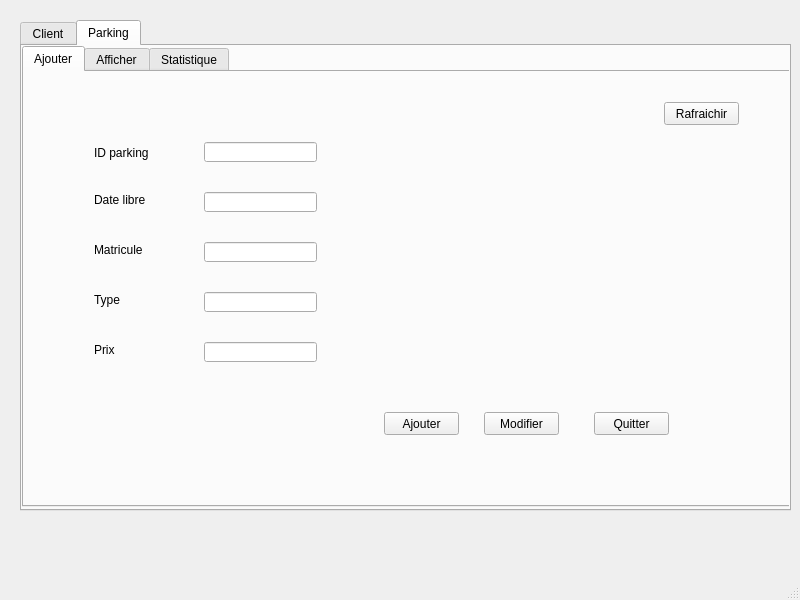
<?xml version="1.0" encoding="UTF-8"?>
<ui version="4.0">
 <class>MainWindow</class>
 <widget class="QMainWindow" name="MainWindow">
  <property name="geometry">
   <rect>
    <x>0</x>
    <y>0</y>
    <width>800</width>
    <height>600</height>
   </rect>
  </property>
  <property name="windowTitle">
   <string>MainWindow</string>
  </property>
  <widget class="QWidget" name="centralwidget">
   <widget class="QTabWidget" name="tabWidget">
    <property name="geometry">
     <rect>
      <x>20</x>
      <y>20</y>
      <width>771</width>
      <height>491</height>
     </rect>
    </property>
    <property name="currentIndex">
     <number>1</number>
    </property>
    <widget class="QWidget" name="tab_employee">
     <attribute name="title">
      <string>Client</string>
     </attribute>
     <widget class="QTabWidget" name="tabWidget_2">
      <property name="geometry">
       <rect>
        <x>0</x>
        <y>0</y>
        <width>771</width>
        <height>461</height>
       </rect>
      </property>
      <property name="currentIndex">
       <number>0</number>
      </property>
      <widget class="QWidget" name="tab_ajouter_emp">
       <attribute name="title">
        <string>Ajouter</string>
       </attribute>
       <widget class="QLabel" name="label_id_c">
        <property name="geometry">
         <rect>
          <x>40</x>
          <y>30</y>
          <width>47</width>
          <height>13</height>
         </rect>
        </property>
        <property name="text">
         <string>ID</string>
        </property>
       </widget>
       <widget class="QLabel" name="label_cin_c">
        <property name="geometry">
         <rect>
          <x>40</x>
          <y>80</y>
          <width>47</width>
          <height>13</height>
         </rect>
        </property>
        <property name="text">
         <string>CIN</string>
        </property>
       </widget>
       <widget class="QLabel" name="label_nom_c">
        <property name="geometry">
         <rect>
          <x>40</x>
          <y>130</y>
          <width>47</width>
          <height>13</height>
         </rect>
        </property>
        <property name="text">
         <string>NOM</string>
        </property>
       </widget>
       <widget class="QLabel" name="label_prenom_c">
        <property name="geometry">
         <rect>
          <x>40</x>
          <y>180</y>
          <width>71</width>
          <height>16</height>
         </rect>
        </property>
        <property name="text">
         <string>PRENOM</string>
        </property>
       </widget>
       <widget class="QLabel" name="label_tel_c">
        <property name="geometry">
         <rect>
          <x>40</x>
          <y>230</y>
          <width>81</width>
          <height>16</height>
         </rect>
        </property>
        <property name="text">
         <string>MATRICULE</string>
        </property>
       </widget>
       <widget class="QLineEdit" name="lineEdit_id_c">
        <property name="geometry">
         <rect>
          <x>150</x>
          <y>30</y>
          <width>113</width>
          <height>20</height>
         </rect>
        </property>
       </widget>
       <widget class="QLineEdit" name="lineEdit_cin_c">
        <property name="geometry">
         <rect>
          <x>150</x>
          <y>80</y>
          <width>113</width>
          <height>20</height>
         </rect>
        </property>
        <property name="maxLength">
         <number>8</number>
        </property>
       </widget>
       <widget class="QLineEdit" name="lineEdit_nom_c">
        <property name="geometry">
         <rect>
          <x>150</x>
          <y>130</y>
          <width>113</width>
          <height>20</height>
         </rect>
        </property>
       </widget>
       <widget class="QLineEdit" name="lineEdit_prenom_c">
        <property name="geometry">
         <rect>
          <x>150</x>
          <y>180</y>
          <width>113</width>
          <height>20</height>
         </rect>
        </property>
       </widget>
       <widget class="QLineEdit" name="lineEdit_matricule_c">
        <property name="geometry">
         <rect>
          <x>150</x>
          <y>230</y>
          <width>113</width>
          <height>20</height>
         </rect>
        </property>
       </widget>
       <widget class="QPushButton" name="pushButton_ajouter_c">
        <property name="geometry">
         <rect>
          <x>370</x>
          <y>280</y>
          <width>75</width>
          <height>23</height>
         </rect>
        </property>
        <property name="text">
         <string>Ajouter</string>
        </property>
       </widget>
       <widget class="QPushButton" name="pushButton_quitter">
        <property name="geometry">
         <rect>
          <x>550</x>
          <y>280</y>
          <width>75</width>
          <height>23</height>
         </rect>
        </property>
        <property name="text">
         <string>Quitter</string>
        </property>
       </widget>
       <widget class="QPushButton" name="pushButton_modifier_c">
        <property name="geometry">
         <rect>
          <x>460</x>
          <y>280</y>
          <width>75</width>
          <height>23</height>
         </rect>
        </property>
        <property name="text">
         <string>Modifier</string>
        </property>
       </widget>
       <widget class="QPushButton" name="pushButton_rafraichir_c">
        <property name="geometry">
         <rect>
          <x>560</x>
          <y>10</y>
          <width>75</width>
          <height>23</height>
         </rect>
        </property>
        <property name="text">
         <string>Rafraichir</string>
        </property>
       </widget>
       <widget class="QLineEdit" name="lineEdit_email_c">
        <property name="geometry">
         <rect>
          <x>150</x>
          <y>280</y>
          <width>113</width>
          <height>20</height>
         </rect>
        </property>
       </widget>
       <widget class="QLabel" name="label_adresse_c">
        <property name="geometry">
         <rect>
          <x>40</x>
          <y>280</y>
          <width>47</width>
          <height>13</height>
         </rect>
        </property>
        <property name="text">
         <string>EMAIL</string>
        </property>
       </widget>
      </widget>
      <widget class="QWidget" name="tab_afficher_emp">
       <attribute name="title">
        <string>Afficher</string>
       </attribute>
       <widget class="QTableView" name="tableView">
        <property name="geometry">
         <rect>
          <x>10</x>
          <y>40</y>
          <width>641</width>
          <height>301</height>
         </rect>
        </property>
       </widget>
       <widget class="QPushButton" name="pushButton_supprimer_c">
        <property name="geometry">
         <rect>
          <x>680</x>
          <y>320</y>
          <width>75</width>
          <height>23</height>
         </rect>
        </property>
        <property name="text">
         <string>Supprimer</string>
        </property>
       </widget>
       <widget class="QPushButton" name="pushButton_rafraichir">
        <property name="geometry">
         <rect>
          <x>680</x>
          <y>10</y>
          <width>75</width>
          <height>23</height>
         </rect>
        </property>
        <property name="text">
         <string>Rafraichir</string>
        </property>
       </widget>
       <widget class="QPushButton" name="pushButton_2_quitter">
        <property name="geometry">
         <rect>
          <x>680</x>
          <y>360</y>
          <width>75</width>
          <height>23</height>
         </rect>
        </property>
        <property name="text">
         <string>Quitter</string>
        </property>
       </widget>
       <widget class="QPushButton" name="pushButton_tri_id">
        <property name="geometry">
         <rect>
          <x>40</x>
          <y>10</y>
          <width>75</width>
          <height>23</height>
         </rect>
        </property>
        <property name="text">
         <string>Tri par ID</string>
        </property>
       </widget>
       <widget class="QPushButton" name="pushButton_tri_nom">
        <property name="geometry">
         <rect>
          <x>124</x>
          <y>10</y>
          <width>91</width>
          <height>23</height>
         </rect>
        </property>
        <property name="text">
         <string>Tri par nom</string>
        </property>
       </widget>
       <widget class="QPushButton" name="pushButton_tri_prenom">
        <property name="geometry">
         <rect>
          <x>220</x>
          <y>10</y>
          <width>111</width>
          <height>23</height>
         </rect>
        </property>
        <property name="text">
         <string>Tri par prenom</string>
        </property>
       </widget>
       <widget class="QLineEdit" name="lineEdit_chercher_cin">
        <property name="geometry">
         <rect>
          <x>10</x>
          <y>360</y>
          <width>113</width>
          <height>20</height>
         </rect>
        </property>
       </widget>
       <widget class="QPushButton" name="pushButton">
        <property name="geometry">
         <rect>
          <x>130</x>
          <y>360</y>
          <width>171</width>
          <height>23</height>
         </rect>
        </property>
        <property name="text">
         <string>Chercher par matricule</string>
        </property>
       </widget>
       <widget class="QLineEdit" name="lineEdit_chercher_email">
        <property name="geometry">
         <rect>
          <x>310</x>
          <y>360</y>
          <width>151</width>
          <height>20</height>
         </rect>
        </property>
       </widget>
       <widget class="QPushButton" name="pushButton_chercher_adresse">
        <property name="geometry">
         <rect>
          <x>470</x>
          <y>360</y>
          <width>171</width>
          <height>23</height>
         </rect>
        </property>
        <property name="text">
         <string>Chercher par email</string>
        </property>
       </widget>
       <widget class="QPushButton" name="pushButton_pdf">
        <property name="geometry">
         <rect>
          <x>680</x>
          <y>50</y>
          <width>75</width>
          <height>23</height>
         </rect>
        </property>
        <property name="text">
         <string>PDF</string>
        </property>
       </widget>
      </widget>
      <widget class="QWidget" name="tab">
       <attribute name="title">
        <string>Mail</string>
       </attribute>
       <widget class="QLineEdit" name="lineEdit_mail">
        <property name="geometry">
         <rect>
          <x>220</x>
          <y>70</y>
          <width>281</width>
          <height>28</height>
         </rect>
        </property>
       </widget>
       <widget class="QLineEdit" name="subject">
        <property name="geometry">
         <rect>
          <x>220</x>
          <y>130</y>
          <width>281</width>
          <height>28</height>
         </rect>
        </property>
       </widget>
       <widget class="QTextEdit" name="msg">
        <property name="geometry">
         <rect>
          <x>220</x>
          <y>210</y>
          <width>281</width>
          <height>85</height>
         </rect>
        </property>
       </widget>
       <widget class="QLabel" name="label">
        <property name="geometry">
         <rect>
          <x>110</x>
          <y>70</y>
          <width>63</width>
          <height>20</height>
         </rect>
        </property>
        <property name="text">
         <string>À</string>
        </property>
       </widget>
       <widget class="QLabel" name="label_2">
        <property name="geometry">
         <rect>
          <x>110</x>
          <y>130</y>
          <width>63</width>
          <height>20</height>
         </rect>
        </property>
        <property name="text">
         <string>Objet</string>
        </property>
       </widget>
       <widget class="QLabel" name="label_3">
        <property name="geometry">
         <rect>
          <x>110</x>
          <y>210</y>
          <width>63</width>
          <height>20</height>
         </rect>
        </property>
        <property name="text">
         <string>Message</string>
        </property>
       </widget>
       <widget class="QPushButton" name="pushButton_envoyer_mail">
        <property name="geometry">
         <rect>
          <x>520</x>
          <y>340</y>
          <width>83</width>
          <height>29</height>
         </rect>
        </property>
        <property name="text">
         <string>Envoyer</string>
        </property>
       </widget>
      </widget>
     </widget>
    </widget>
    <widget class="QWidget" name="tab_2">
     <attribute name="title">
      <string>Parking</string>
     </attribute>
     <widget class="QTabWidget" name="tabWidget_3">
      <property name="geometry">
       <rect>
        <x>0</x>
        <y>0</y>
        <width>771</width>
        <height>461</height>
       </rect>
      </property>
      <property name="currentIndex">
       <number>0</number>
      </property>
      <widget class="QWidget" name="tab_ajouter_emp_2">
       <attribute name="title">
        <string>Ajouter</string>
       </attribute>
       <widget class="QLabel" name="label_id_c_2">
        <property name="geometry">
         <rect>
          <x>70</x>
          <y>70</y>
          <width>91</width>
          <height>21</height>
         </rect>
        </property>
        <property name="text">
         <string>ID parking</string>
        </property>
       </widget>
       <widget class="QLabel" name="label_cin_c_2">
        <property name="geometry">
         <rect>
          <x>70</x>
          <y>120</y>
          <width>81</width>
          <height>16</height>
         </rect>
        </property>
        <property name="text">
         <string>Date libre</string>
        </property>
       </widget>
       <widget class="QLabel" name="label_nom_c_2">
        <property name="geometry">
         <rect>
          <x>70</x>
          <y>170</y>
          <width>61</width>
          <height>16</height>
         </rect>
        </property>
        <property name="text">
         <string>Matricule</string>
        </property>
       </widget>
       <widget class="QLabel" name="label_prenom_c_2">
        <property name="geometry">
         <rect>
          <x>70</x>
          <y>220</y>
          <width>71</width>
          <height>16</height>
         </rect>
        </property>
        <property name="text">
         <string>Type</string>
        </property>
       </widget>
       <widget class="QLabel" name="label_tel_c_2">
        <property name="geometry">
         <rect>
          <x>70</x>
          <y>270</y>
          <width>81</width>
          <height>16</height>
         </rect>
        </property>
        <property name="text">
         <string>Prix</string>
        </property>
       </widget>
       <widget class="QLineEdit" name="lineEdit_id_parking">
        <property name="geometry">
         <rect>
          <x>180</x>
          <y>70</y>
          <width>113</width>
          <height>20</height>
         </rect>
        </property>
       </widget>
       <widget class="QLineEdit" name="lineEdit_date_libre">
        <property name="geometry">
         <rect>
          <x>180</x>
          <y>120</y>
          <width>113</width>
          <height>20</height>
         </rect>
        </property>
       </widget>
       <widget class="QLineEdit" name="lineEdit_matricule_p">
        <property name="geometry">
         <rect>
          <x>180</x>
          <y>170</y>
          <width>113</width>
          <height>20</height>
         </rect>
        </property>
       </widget>
       <widget class="QLineEdit" name="lineEdit_type">
        <property name="geometry">
         <rect>
          <x>180</x>
          <y>220</y>
          <width>113</width>
          <height>20</height>
         </rect>
        </property>
       </widget>
       <widget class="QLineEdit" name="lineEdit_prix">
        <property name="geometry">
         <rect>
          <x>180</x>
          <y>270</y>
          <width>113</width>
          <height>20</height>
         </rect>
        </property>
       </widget>
       <widget class="QPushButton" name="pushButton_ajouter_parking">
        <property name="geometry">
         <rect>
          <x>360</x>
          <y>340</y>
          <width>75</width>
          <height>23</height>
         </rect>
        </property>
        <property name="text">
         <string>Ajouter</string>
        </property>
       </widget>
       <widget class="QPushButton" name="pushButton_quitter_2">
        <property name="geometry">
         <rect>
          <x>570</x>
          <y>340</y>
          <width>75</width>
          <height>23</height>
         </rect>
        </property>
        <property name="text">
         <string>Quitter</string>
        </property>
       </widget>
       <widget class="QPushButton" name="pushButton_modifier_parking">
        <property name="geometry">
         <rect>
          <x>460</x>
          <y>340</y>
          <width>75</width>
          <height>23</height>
         </rect>
        </property>
        <property name="text">
         <string>Modifier</string>
        </property>
       </widget>
       <widget class="QPushButton" name="pushButton_rafraichir_parking">
        <property name="geometry">
         <rect>
          <x>640</x>
          <y>30</y>
          <width>75</width>
          <height>23</height>
         </rect>
        </property>
        <property name="text">
         <string>Rafraichir</string>
        </property>
       </widget>
      </widget>
      <widget class="QWidget" name="tab_afficher_emp_2">
       <attribute name="title">
        <string>Afficher</string>
       </attribute>
       <widget class="QTableView" name="tableView_2">
        <property name="geometry">
         <rect>
          <x>10</x>
          <y>30</y>
          <width>641</width>
          <height>311</height>
         </rect>
        </property>
       </widget>
       <widget class="QPushButton" name="pushButton_supprimer_parking">
        <property name="geometry">
         <rect>
          <x>680</x>
          <y>320</y>
          <width>75</width>
          <height>23</height>
         </rect>
        </property>
        <property name="text">
         <string>Supprimer</string>
        </property>
       </widget>
       <widget class="QPushButton" name="pushButton_rafraichir_2">
        <property name="geometry">
         <rect>
          <x>680</x>
          <y>10</y>
          <width>75</width>
          <height>23</height>
         </rect>
        </property>
        <property name="text">
         <string>Rafraichir</string>
        </property>
       </widget>
       <widget class="QPushButton" name="pushButton_2_quitter_2">
        <property name="geometry">
         <rect>
          <x>680</x>
          <y>360</y>
          <width>75</width>
          <height>23</height>
         </rect>
        </property>
        <property name="text">
         <string>Quitter</string>
        </property>
       </widget>
       <widget class="QPushButton" name="pushButton_tri_id_2">
        <property name="geometry">
         <rect>
          <x>50</x>
          <y>10</y>
          <width>75</width>
          <height>23</height>
         </rect>
        </property>
        <property name="text">
         <string>Tri par ID</string>
        </property>
       </widget>
       <widget class="QPushButton" name="pushButton_tri_nom_2">
        <property name="geometry">
         <rect>
          <x>240</x>
          <y>10</y>
          <width>75</width>
          <height>23</height>
         </rect>
        </property>
        <property name="text">
         <string>Tri par type</string>
        </property>
       </widget>
       <widget class="QPushButton" name="pushButton_tri_prenom_2">
        <property name="geometry">
         <rect>
          <x>360</x>
          <y>10</y>
          <width>81</width>
          <height>23</height>
         </rect>
        </property>
        <property name="text">
         <string>Tri par prix</string>
        </property>
       </widget>
       <widget class="QLineEdit" name="lineEdit_chercher_matricule">
        <property name="geometry">
         <rect>
          <x>10</x>
          <y>360</y>
          <width>113</width>
          <height>20</height>
         </rect>
        </property>
       </widget>
       <widget class="QPushButton" name="pushButton_cherche_matricule">
        <property name="geometry">
         <rect>
          <x>130</x>
          <y>360</y>
          <width>151</width>
          <height>23</height>
         </rect>
        </property>
        <property name="text">
         <string>Chercher par matricule</string>
        </property>
       </widget>
       <widget class="QLineEdit" name="lineEdit_chercher_type">
        <property name="geometry">
         <rect>
          <x>290</x>
          <y>360</y>
          <width>113</width>
          <height>20</height>
         </rect>
        </property>
       </widget>
       <widget class="QPushButton" name="pushButton_chercher_type">
        <property name="geometry">
         <rect>
          <x>410</x>
          <y>360</y>
          <width>171</width>
          <height>23</height>
         </rect>
        </property>
        <property name="text">
         <string>Chercher par type</string>
        </property>
       </widget>
       <widget class="QPushButton" name="pushButton_pdf_parking">
        <property name="geometry">
         <rect>
          <x>680</x>
          <y>50</y>
          <width>75</width>
          <height>23</height>
         </rect>
        </property>
        <property name="text">
         <string>PDF</string>
        </property>
       </widget>
      </widget>
      <widget class="QWidget" name="tab_3">
       <attribute name="title">
        <string>Statistique</string>
       </attribute>
       <widget class="QCustomPlot" name="customPlot" native="true">
        <property name="geometry">
         <rect>
          <x>30</x>
          <y>80</y>
          <width>671</width>
          <height>301</height>
         </rect>
        </property>
        <property name="contextMenuPolicy">
         <enum>Qt::NoContextMenu</enum>
        </property>
       </widget>
       <widget class="QPushButton" name="pushButton_2">
        <property name="geometry">
         <rect>
          <x>260</x>
          <y>20</y>
          <width>191</width>
          <height>29</height>
         </rect>
        </property>
        <property name="text">
         <string>Afficher Statistique</string>
        </property>
       </widget>
      </widget>
     </widget>
    </widget>
   </widget>
  </widget>
  <widget class="QMenuBar" name="menubar">
   <property name="geometry">
    <rect>
     <x>0</x>
     <y>0</y>
     <width>800</width>
     <height>25</height>
    </rect>
   </property>
  </widget>
  <widget class="QStatusBar" name="statusbar"/>
 </widget>
 <customwidgets>
  <customwidget>
   <class>QCustomPlot</class>
   <extends>QWidget</extends>
   <header location="global">qcustomplot.h</header>
   <container>1</container>
  </customwidget>
 </customwidgets>
 <resources/>
 <connections/>
</ui>
